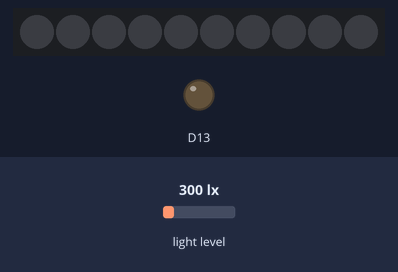
A sketch run on a simulated Adafruit Circuit Playground Express. Parts: 10 RGB LEDs in strip order, left to right, output pins drawn as LEDs (lit = HIGH). Inputs (shaded band) come from the test bench; at power-on: light level 300 lx. Dim RGB values are drawn brighter than linear.

Above: at 1.2 s.
1.3 s: light level set to 40 lx
At 1.8 s:
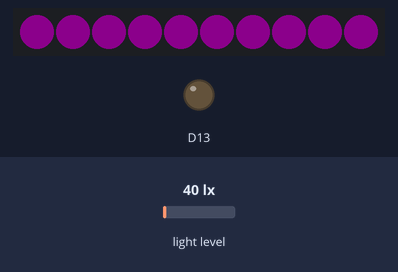
2.8 s: light level set to 500 lx
At 3.4 s:
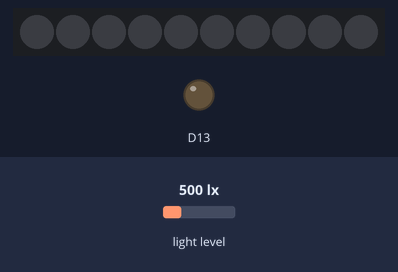
4.3 s: light level set to 60 lx
At 5.1 s:
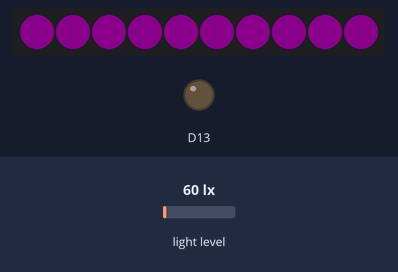
Timing chart, 0 to 7.3 s (numbered marks = the images above; inputs shaded):
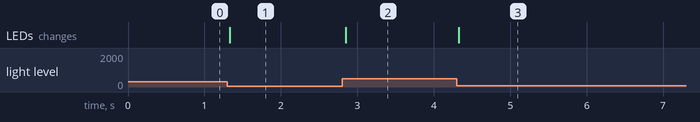

The sketch:

1110_Jun.ino
```cpp
// CPX interactive example (works with readCap + no showPixels)
// Input 1: touch pad A1 -> play a sound
// Input 2: light sensor -> change NeoPixel color based on brightness

#include <Adafruit_CircuitPlayground.h>

void setup() {
  // Initialize Circuit Playground Express
  CircuitPlayground.begin();
}

void loop() {
  handleTouch();   // check touch input and play sound
  handleLight();   // check light sensor and control LEDs
  delay(50);
}

// Check capacitive touch on pad A1 and play a tone if touched
void handleTouch() {
  // readCap(1) reads capacitive value from pad A1
  uint16_t touchValue = CircuitPlayground.readCap(1);

  // adjust this threshold if it doesn't detect touch well
  if (touchValue > 500) {
    CircuitPlayground.playTone(440, 200);   // play 440 Hz for 200 ms
  }
}

// Read light sensor and turn LEDs on/off
void handleLight() {
  int lightValue = CircuitPlayground.lightSensor();  // 0~1023

  if (lightValue < 80) {
    // dark -> turn all pixels purple
    setAllPixels(150, 0, 150);
  } else {
    // bright -> turn off all pixels
    CircuitPlayground.clearPixels();
  }
}

// Set all 10 NeoPixels to the same RGB color
void setAllPixels(uint8_t r, uint8_t g, uint8_t b) {
  for (int i = 0; i < 10; i++) {
    CircuitPlayground.setPixelColor(i, r, g, b);
  }
  // no showPixels() needed in this library version
}
```

Measured:
- after the input at 1.3 s, the LEDs: change at once (image 1)
- after the input at 2.8 s, the LEDs: change after 0.05 s (image 2)
- after the input at 4.3 s, the LEDs: change at once (image 3)
